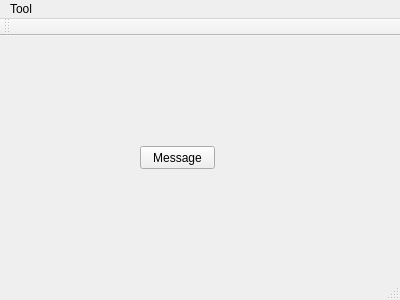
<?xml version="1.0" encoding="UTF-8"?>
<ui version="4.0">
 <class>MainWindow</class>
 <widget class="QMainWindow" name="MainWindow">
  <property name="geometry">
   <rect>
    <x>0</x>
    <y>0</y>
    <width>400</width>
    <height>300</height>
   </rect>
  </property>
  <property name="windowTitle">
   <string>MainWindow</string>
  </property>
  <widget class="QWidget" name="centralWidget">
   <widget class="QPushButton" name="messageButton">
    <property name="geometry">
     <rect>
      <x>140</x>
      <y>110</y>
      <width>75</width>
      <height>23</height>
     </rect>
    </property>
    <property name="text">
     <string>Message</string>
    </property>
   </widget>
  </widget>
  <widget class="QMenuBar" name="menuBar">
   <property name="geometry">
    <rect>
     <x>0</x>
     <y>0</y>
     <width>400</width>
     <height>22</height>
    </rect>
   </property>
   <widget class="QMenu" name="menuTool">
    <property name="title">
     <string>Tool</string>
    </property>
    <addaction name="actionSetting"/>
   </widget>
   <addaction name="menuTool"/>
  </widget>
  <widget class="QToolBar" name="mainToolBar">
   <attribute name="toolBarArea">
    <enum>TopToolBarArea</enum>
   </attribute>
   <attribute name="toolBarBreak">
    <bool>false</bool>
   </attribute>
  </widget>
  <widget class="QStatusBar" name="statusBar"/>
  <action name="actionSetting">
   <property name="text">
    <string>Setting</string>
   </property>
  </action>
 </widget>
 <layoutdefault spacing="6" margin="11"/>
 <resources/>
 <connections/>
</ui>
